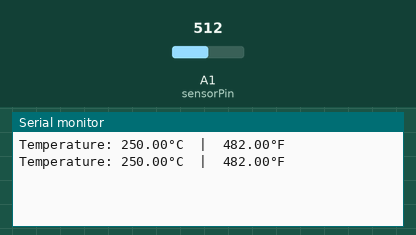
The sketch below on a simulated Arduino Uno, built with avr-gcc and run on an emulated ATmega328P. On the bench: the last lines printed to the serial monitor. The inputs (shaded band) are chosen by the test bench; at power-on: A1 (sensorPin) = 512.

Above: at 1.8 s.
1.9 s: A1 (sensorPin) set to 716
At 2.8 s:
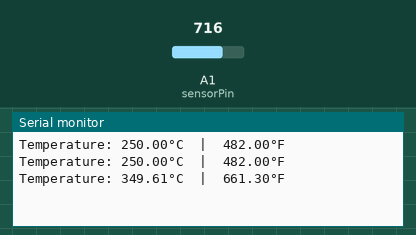
3.4 s: A1 (sensorPin) set to 900
At 4.8 s:
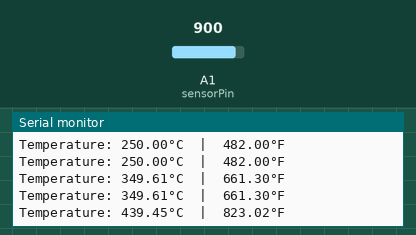
Timing chart, 0 to 6.4 s (numbered marks = the images above; inputs shaded):
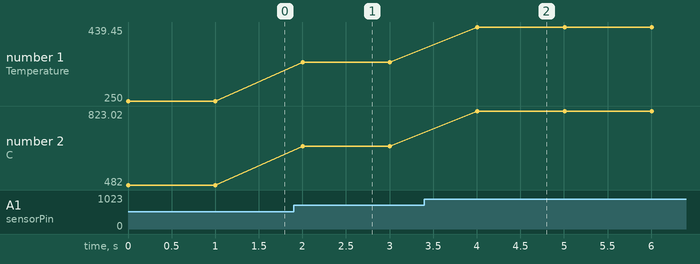

Measured:
- after the input at 1.9 s, the serial monitor: prints a new line after 0.10 s (image 1)
- after the input at 3.4 s, the serial monitor: prints a new line after 0.61 s (image 2)
- plotted number 1: 250 → 349.61 after the input at 1.9 s, 349.61 → 439.45 after the input at 3.4 s
- plotted number 2: 482 → 661.3 after the input at 1.9 s, 661.3 → 823.02 after the input at 3.4 s

The sketch:

dama.ino
```cpp
#define sensorPin A1

void setup() {

  Serial.begin(9600);
}

void loop() {

  int reading = analogRead(sensorPin);


  float voltage = reading * (5.0 / 1024.0);


  float temperatureC = voltage * 100;


  Serial.print("Temperature: ");
  Serial.print(temperatureC);
  Serial.print("\xC2\xB0");
  Serial.print("C  |  ");

  float temperatureF = (temperatureC * 9.0 / 5.0) + 32.0;
  Serial.print(temperatureF);
  Serial.print("\xC2\xB0");
  Serial.println("F");

  delay(1000);
}
```
